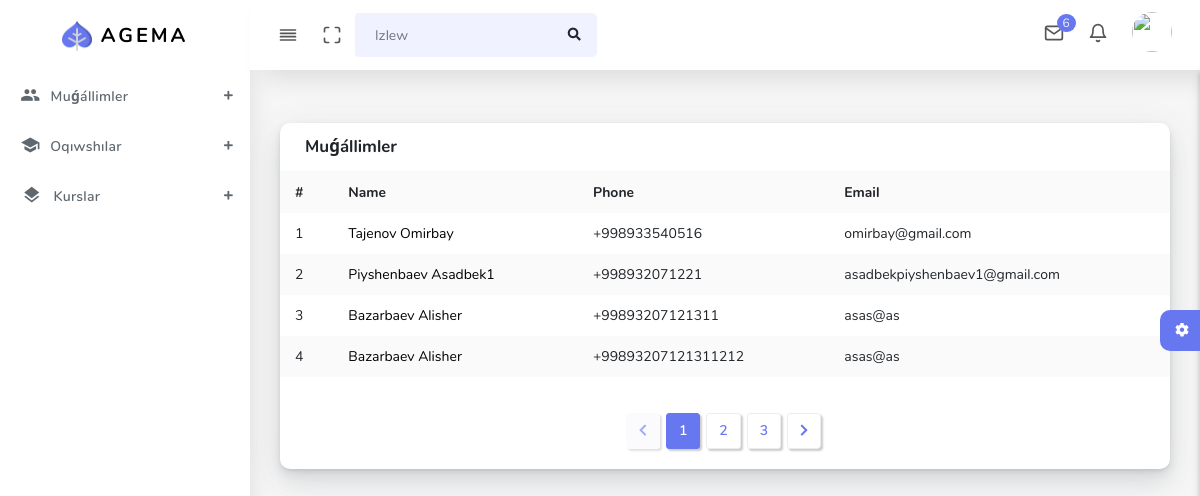
The page /Views/teachers_list.php on the database its author committed.
### tables this page shows
CREATE TABLE `teachers` (
  `id` int(10) NOT NULL,
  `group_id` json NOT NULL,
  `name` varchar(255) NOT NULL,
  `surname` varchar(255) NOT NULL,
  `phone` varchar(20) NOT NULL,
  `login` varchar(20) NOT NULL,
  `password` varchar(20) NOT NULL,
  `email` varchar(255) NOT NULL,
  `img` text NOT NULL
);

### Views/teachers_list.php (the view, shortened to what this page needs)
<?php
include "header.php";
?>
<div class="col-12">
    <div class="card">
        <?php
 $con = mysqli_connect("localhost", "root", "root", "db_edu");
 $sql = "select * from `teachers`";
 $res = mysqli_query($con, $sql);
 for ($data = []; $v = $res->fetch_assoc(); $data[] = $v);
?>
        <div class="card-header">
            <h4>Muǵállimler</h4>
        </div>
        <div class="card-body p-0">
            <div class="table-responsive">
                <table class="table table-striped table-md">
                    <tbody>
                        <tr>
                            <th>#</th>
                            <th>Name</th>
                            <th>Phone</th>
                            <th>Email</th>
                        </tr>
                        <?php
                        $i=1;
                        foreach($data as $v) {
                            ?>
                            <tr>
                            <td><?=$i++?></td>
                            <td><a href="teachers_info.php?id=<?=$v['id']?>" style="color: black; text-decoration: none;"><?=$v['surname']?>  <?=$v['name']?> </a></td>
                            <td><?=$v['phone']?></td>
                            <td><?=$v['email']?></td>
                            </tr>
                            <?php
                            }
                            ?>
                    </tbody>
                </table>
            </div>
        </div>
        <div class="card-footer text-center">
            <nav class="d-inline-block">
                <ul class="pagination mb-0">
                    <li class="page-item disabled">
                        <a class="page-link" href="#" tabindex="-1"><i class="fas fa-chevron-left"></i></a>
                    </li>
                    <li class="page-item active"><a class="page-link" href="#">1 </a></li>
                    <li class="page-item">
                        <a class="page-link" href="#">2</a>
                    </li>
                    <li class="page-item"><a class="page-link" href="#">3</a></li>
                    <li class="page-item">
                        <a class="page-link" href="#"><i class="fas fa-chevron-right"></i></a>
                    </li>
                </ul>
            </nav>
        </div>
    </div>
</div>
<?php
include "main.php";
?>

### Views/header.php (shortened to what this page needs)
<!DOCTYPE html>
<html lang="en">
<head>
    <link rel="stylesheet" href="../assets/css/app.min.css">
    <link rel="stylesheet" href="../assets/css/style.css">
    <link rel="stylesheet" href="../assets/css/components.css">
    <link rel="stylesheet" href="../assets/css/custom.css">
    <link rel="stylesheet" href="../assets/bundles/bootstrap-social/bootstrap-social.css">
    <link rel="stylesheet" href="../assets/bundles/summernote/summernote-bs4.css">
    <link rel="stylesheet" href="../assets/bundles/dropzonejs/dropzone.css">
</head>
<body>
    <div id="app">
        <div class="main-wrapper main-wrapper-1">
            <div class="navbar-bg"></div>
            <nav class="navbar navbar-expand-lg main-navbar sticky">
                <div class="form-inline mr-auto">
                    <ul class="navbar-nav mr-3">
                        <li><a href="#" data-toggle="sidebar" class="nav-link nav-link-lg
									collapse-btn"> <i data-feather="align-justify"></i></a></li>
                        <li><a href="#" class="nav-link nav-link-lg fullscreen-btn">
                                <i data-feather="maximize"></i>
                            </a></li>
                        <li>
                            <form class="form-inline mr-auto">
                                <div class="search-element">
                                    <input class="form-control" type="search" placeholder="Izlew" aria-label="Search"
                                        data-width="200">
                                    <button class="btn" type="submit">
                                        <i class="fas fa-search"></i>
                                    </button>
                                </div>
                            </form>
                        </li>
                    </ul>
                </div>
                <ul class="navbar-nav navbar-right">
                    <li class="dropdown dropdown-list-toggle"><a href="#" data-toggle="dropdown"
                            class="nav-link nav-link-lg message-toggle"><i data-feather="mail"></i>
                            <span class="badge headerBadge1">
                                6 </span> </a>
                    </li>
                    <li class="dropdown dropdown-list-toggle"><a href="#" data-toggle="dropdown"
                            class="nav-link notification-toggle nav-link-lg"><i data-feather="bell" class="bell"></i>
                        </a>
                    </li>
                    <li class="dropdown"><a href="#" data-toggle="dropdown" style="height: 50px;"
                            class="nav-link dropdown-toggle nav-link-lg nav-link-user">
                            <div style="width: 40px; height: 40px;  border-radius: 50%; margin-top: -2px;" class="img">
                                <?php
$con = mysqli_connect("localhost", "root", "root", "db_edu");
$sql = "select * from `imgs` where user_id = '{$_SESSION['id']}'";
$res = mysqli_query($con, $sql);
for ($data = []; $v = $res->fetch_assoc(); $data[] = $v);
?>
                                <img src="../assets/img/<?=$data[0]['img']?>" class="rounded-circle author-box-picture"
                                    style="width: 40px; height: 40px;">
                            </div>
                        </a>
                    </li>
                </ul>
            </nav>
            <div class="main-sidebar sidebar-style-2" >
                <aside id="sidebar-wrapper">
                    <div class="sidebar-brand">
                        <a href="home.php"> <img alt="image" src="../assets/img/logo.png" class="header-logo"> <span
                                class="logo-name">AGEMA</span>
                        </a>
                    </div>
                    <ul class="sidebar-menu">
                        <li class="dropdown">
                            <a href="#" class="menu-toggle nav-link has-dropdown">
                                <div class="preview" style="display: flex; align-items: center;">
                                    <i class="material-icons" style="font-size: 20px;">people</i> <span
                                        class="icon-name">Muǵállimler</span>
                                </div>
                            </a>
                        </li>
                        <li class="dropdown">
                            <a href="#" class="menu-toggle nav-link has-dropdown">
                                <div class="preview" style="display: flex; align-items: center;">
                                    <i class="material-icons" style="font-size: 20px;">school</i> <span
                                        class="icon-name">Oqıwshılar</span>
                                </div>
                            </a>
                        </li>
                        <li class="dropdown">
                            <a href="#" class="menu-toggle nav-link has-dropdown"> <i style="font-size: 20px;"
                                    class="material-icons">layers</i> <span class="icon-name">Kurslar</span></a>
                        </li>
                    </ul>
                </aside>
            </div>
            <div class="main-content" >
                <section class="section">
                    <div class="section-body">
                        <div class="row">

### Views/main.php (shortened to what this page needs)
</div>
                        </div>
                    </div>
                <div class="settingSidebar">
                    <a href="javascript:void(0)" class="settingPanelToggle"> <i class="fa fa-spin fa-cog"></i>
                    </a>
                </div>
            </div>
        </div>
</body>
</html>

### Views/header.php (style rules this page uses)
.img { background-image: url('https://img.freepik.com/premium-vector/avatar-flat-icon-human-white-glyph-blue-background_822686-239.jpg'); background-size: 100% 100%; }

### rows shown on the page
teachers: surname "Tajenov", name "Omirbay", phone "+998933540516", email "omirbay@gmail.com"
teachers: surname "Piyshenbaev", name "Asadbek1", phone "+998932071221", email "asadbekpiyshenbaev1@gmail.com"
teachers: surname "Bazarbaev", name "Alisher", phone "+99893207121311", email "asas@as"
teachers: surname "Bazarbaev", name "Alisher", phone "+99893207121311212", email "asas@as"
